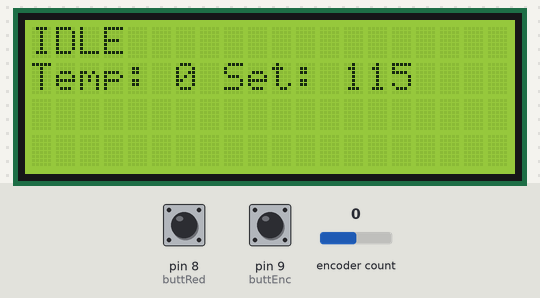
Bench run of a sketch on a simulated Arduino Uno, built with avr-gcc and run on an emulated ATmega328P. Shown: 20×4 character LCD. Inputs (shaded band) come from the test bench; at power-on: encoder count 0, pin 9 (buttEnc) HIGH, pin 8 (buttRed) LOW.

Above: at 1.2 s.
1.3 s: encoder count set to 1
At 1.9 s:
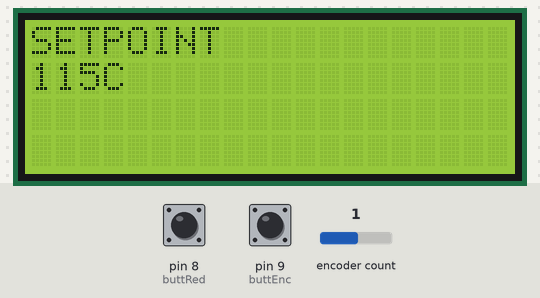
2.8 s: pin 9 (buttEnc) pulled LOW for 0.15 s
At 4.1 s:
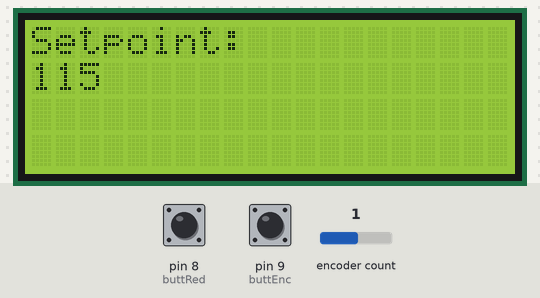
4.4 s: encoder count set to 2
5.9 s: pin 9 (buttEnc) pulled LOW for 1 s
At 6.7 s:
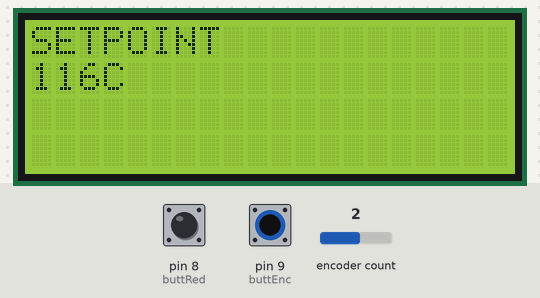
8.4 s: pin 9 (buttEnc) pulled LOW for 3.2 s
At 9.7 s:
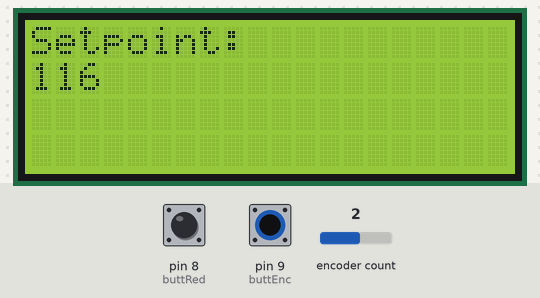
13.1 s: encoder count set to 3
At 14.5 s:
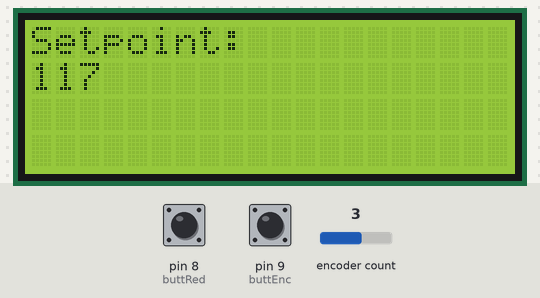
Timing chart, 0 to 15.6 s (numbered marks = the images above; inputs shaded):
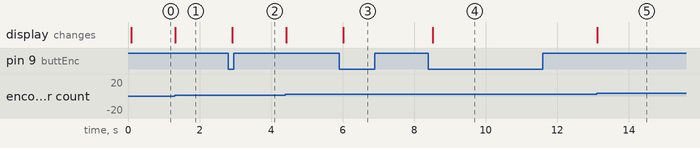

The sketch:

user_interface.ino
```cpp
#include <LiquidCrystal_I2C.h>
#include "micromenu.h"
#include "view.h"
#include "menuIdle.h"
#include "pins.h"
#include <Bounce2.h>
#include <Encoder.h>

Bounce buttonEncoder = Bounce();
Bounce buttonRed = Bounce();

Encoder encoder(encode1, encode2);

uint32_t menuLastTimeoutSeconds = 0;
void menuTimeoutReset() {
    menuLastTimeoutSeconds = millis() / 10;
}

int32_t encoderPos = 0;

void setup() {
	Serial.begin(9600);
	lcd.begin();
	lcd.backlight();
	lcd.clear();
	lcd.setCursor(0,0);

	buttonEncoder.attach(buttEnc);
	buttonEncoder.interval(100);
	buttonRed.attach(buttRed);
	buttonRed.interval(100);

	menuNavigate(&Root_Display);
	menuTimeoutReset();
	encoderPos = encoder.read()/4;
}


void onDownPressed(void) {
    if(isIdleMenu()) {
//        modeOccupiedOn();
        menuNavigate(MENU_NEXT);
    } else if(isDialogMenu()){
        menuGetCurrent()->dialogHandler(EVENT_DOWN);
        menuSetUpdated();
    } else {
        menuNavigate(MENU_NEXT);
    }
    menuSetUpdated();
    menuTimeoutReset();
    lcd.backlight();
}

void onUpPressed(void) {
    if(isIdleMenu()) {
//        modeOccupiedOn();
        menuNavigate(MENU_PREVIOUS);
    } else if(isDialogMenu()){
        menuGetCurrent()->dialogHandler(EVENT_UP);
        menuSetUpdated();
    } else {
        menuNavigate(MENU_PREVIOUS);
    }
    menuSetUpdated();
    menuTimeoutReset();
    lcd.backlight();
}


void onEnterPressed(void) {
    if(isDialogMenu()) {
        const MenuItem_t *curMenu = menuGetCurrent();

        if(isValueSettingDialog()) {
//            lcdPutsToAddr(STR_UPDATING[model.curLanguage], ADDR_LINE2);
            uint32_t updateStart = millis();
            curMenu->dialogHandler(EVENT_ENTER);
            while(millis() - updateStart < 500) {
//                CLRWDT();
                //WAIT
            }
        } else {
            curMenu->dialogHandler(EVENT_ENTER);
        }

        const MenuItem_t *nextMenu = menuGetNext();

        if(&NULL_MENU != nextMenu) {
            menuNavigate(nextMenu);
            menuSetNext(&NULL_MENU);
        } else if(&NULL_MENU != curMenu->parent && 0 != curMenu->parent){
            menuNavigate(curMenu->parent);
        }
    } else {
        menuNavigate(MENU_CHILD);
    }
    menuSetUpdated();
    menuTimeoutReset();
    lcd.backlight();
}

void onCancelPressed(void) {
    if(isIdleMenu()) {
        // if(isOccupied()) {
        //     ledOff();
        //     setOccupied(FALSE);
        // } else {
        //     modeOccupiedOn();
        // }
    } else if(isDialogMenu()){
        menuGetCurrent()->dialogHandler(EVENT_CANCEL);
        menuNavigate(MENU_PARENT);
    } else {
        menuNavigate(MENU_PARENT);
    }
    menuSetUpdated();
    menuTimeoutReset();
    lcd.backlight();
}


void loop() {
    if(menuIsUpdated()) {
        menuDisplay(LANGUAGE_DEFAULT);
    }


    if(buttonEncoder.fell()) {
	   	onEnterPressed();
    }

    if(buttonRed.fell()) {
    	onCancelPressed();
    }

    int32_t encoderNew = encoder.read()/4;

    if(encoderNew > encoderPos) {
    	onUpPressed();
		encoderPos = encoderNew;
    } else if(encoderNew < encoderPos) {
    	onDownPressed();
		encoderPos = encoderNew;
    }


    buttonEncoder.update();
    buttonRed.update();
}
```

menuIdle.h
```cpp
#include "micromenu.h"
#include "model.h"
#define STATE_OPTIONS_MAX 3

const extern MenuItem_t Root_Setpoint;
const extern MenuItem_t Root_Display;
const extern MenuItem_t Root_Weekday;
const extern MenuItem_t Root_Temp;

const extern MenuItem_t Menu_State_Dialog;
const extern MenuItem_t Menu_SetSetpoint_Dialog;

const char * const STR_SETPOINT[]={"SETPOINT"};
const char * const STR_SET_MODE[]={"Set mode:"};
const char * const STR_SET_SETPOINT[]={"Setpoint:"};

//MENU_ITEM(Name, Next, Previous, Parent, Child, GetLine1Func, GetLine2Func, line1, line2)

const char * const STR_STATE[]={"IDLE", "SETPOINT", "PROGRAM", "MANUAL"};

void menuGetState() {
	sprintf(lcdBuf, "%s", STR_STATE[model.state]);
}

void menuGetNumbers() {
	sprintf(lcdBuf, "Temp: %d Set: %d", model.tempCurr, model.tempSetpoint);
}

void stateDialogHandler(uint8_t event) {
    switch(event) {
        case EVENT_SETUP:
            optDialogOptions = states[LANGUAGE_DEFAULT];
            optDialogValue = model.state;
            optDialogOptionsMax = STATE_OPTIONS_MAX;
            break;
        case EVENT_ENTER:
            model.state = optDialogValue;
            //modelSaveByte(model.curLanguage, offsetof(Model_t, curLanguage));
            break;
        default:
            optDialogDefault(event);
    }
}

void setpointDialogHandler(uint8_t event) {
    switch(event) {
        case EVENT_SETUP:
            numDialogValue = model.tempSetpoint;
            numDialogMin = 20;
            numDialogMax = 300;
            break;
        case EVENT_ENTER:
            model.tempSetpoint = numDialogValue;
            //modelSaveWord(model.minTemp, offsetof(Model_t, minTemp));
            break;
        default:
            numDialogDefault(event);
    }
}

void menuGetSetpoint() {
    writeTempTo(lcdBuf, model.tempSetpoint);
}

//MENU_ITEM(Name, Next, Previous, Parent, Child, GetLine1Func, GetLine2Func, line1, line2)

MENU_ITEM(Root_Display, Root_Weekday, Root_Weekday, NULL_MENU, Menu_State_Dialog, menuGetState, menuGetNumbers, NULL, NULL);
MENU_ITEM(Root_Weekday, Root_Display, Root_Display, NULL_MENU, Menu_SetSetpoint_Dialog, NULL, menuGetSetpoint, STR_SETPOINT, NULL);
// MENU_ITEM(Root_Temp, Root_Setpoint, Root_Weekday, NULL_MENU, NULL_MENU, NULL, NULL, STR_TEMP, NULL);
// MENU_ITEM(Root_Setpoint, Root_Display, Root_Temp, NULL_MENU, NULL_MENU, NULL, NULL, STR_SETPOINT, NULL);

//MENU_DIALOG(Name, Parent, GetLine1Func, GetLine2Func, line1, line2, DialogHandlerFunc)
MENU_DIALOG(Menu_State_Dialog, Root_Display, NULL, menuGetOptDialogValue, STR_SET_MODE, NULL, stateDialogHandler);
MENU_DIALOG(Menu_SetSetpoint_Dialog, Root_Weekday, NULL, menuGetNumDialogValue, STR_SET_SETPOINT, NULL, setpointDialogHandler);

uint8_t isIdleMenu() {
    const MenuItem_t *curMenu = menuGetCurrent();
    return 0;
    // return curMenu == &Root_Setpoint ||
    //        curMenu == &Root_Temp ||
    //        curMenu == &Root_Display ||
    //        curMenu == &Root_Weekday;
}
```

micromenu.h
```cpp
#ifndef MICROMENU_H
#define	MICROMENU_H

#include <stdint.h>
#include "menuconfig.h"

/** Type define for a menu item. Menu items should be initialized via the helper
 *  macro \ref MENU_ITEM(), not created from this type directly in user-code.
 */
typedef struct MenuItem {
    const struct MenuItem * const next;
    const struct MenuItem * const previous;
    const struct MenuItem * const parent;
    const struct MenuItem * const child;

    void (* const getLine1)(void);
    void (* const getLine2)(void);
    const char * const *line1;
    const char * const *line2;
    void (* const dialogHandler)(uint8_t event);
} MenuItem_t;

/** Creates a new menu item entry with the specified links and callbacks.
 *
 *  \param[in] Name      Name of the menu entry, must be unique.
 *  \param[in] Next      Name of the next linked menu item, or \ref NULL_MENU if no menu link.
 *  \param[in] Previous  Name of the previous linked menu item, or \ref NULL_MENU if no menu link.
 *  \param[in] Parent    Name of the parent linked menu item, or \ref NULL_MENU if no menu link.
 *  \param[in] Child     Name of the child linked menu item, or \ref NULL_MENU if no menu link.
 *  \param[in] SelectFunc  Function callback to execute when the menu item is selected, or \c NULL for no callback.
 *  \param[in] EnterFunc   Function callback to execute when the menu item is entered, or \c NULL for no callback.
 */
#define MENU_ITEM(Name, Next, Previous, Parent, Child, GetLine1Func, GetLine2Func, line1, line2) \
        const extern MenuItem_t MENU_ITEM_STORAGE Next;     \
        const extern MenuItem_t MENU_ITEM_STORAGE Previous; \
        const extern MenuItem_t MENU_ITEM_STORAGE Parent;   \
        const extern MenuItem_t MENU_ITEM_STORAGE Child;  \
        const MenuItem_t MENU_ITEM_STORAGE Name = {&Next, &Previous, &Parent, &Child, GetLine1Func, GetLine2Func, line1, line2, NULL}

#define MENU_DIALOG(Name, Parent, GetLine1Func, GetLine2Func, line1, line2, DialogHandlerFunc) \
        const extern MenuItem_t MENU_ITEM_STORAGE Parent;   \
        const MenuItem_t MENU_ITEM_STORAGE Name = {&NULL_MENU, &NULL_MENU, &Parent, &NULL_MENU, GetLine1Func, GetLine2Func, line1, line2, DialogHandlerFunc}

/** Relative navigational menu entry for \ref Menu_Navigate(), to move to the menu parent. */
#define MENU_PARENT         MENU_ITEM_READ_POINTER(menuGetCurrent()->parent)

/** Relative navigational menu entry for \ref Menu_Navigate(), to move to the menu child. */
#define MENU_CHILD          MENU_ITEM_READ_POINTER(menuGetCurrent()->child)

/** Relative navigational menu entry for \ref Menu_Navigate(), to move to the next linked menu item. */
#define MENU_NEXT           MENU_ITEM_READ_POINTER(menuGetCurrent()->next)

/** Relative navigational menu entry for \ref Menu_Navigate(), to move to the previous linked menu item. */
#define MENU_PREVIOUS       MENU_ITEM_READ_POINTER(menuGetCurrent()->previous)

/** Null menu entry, used in \ref MENU_ITEM() definitions where no menu link is to be made. */
extern const MenuItem_t NULL_MENU;

/** Retrieves the currently selected meny item.
 *
 *  \return Pointer to the currently selected meny item.
 */
const MenuItem_t* menuGetCurrent(void);
const MenuItem_t* menuGetNext(void);
void menuSetNext(const MenuItem_t*);
/** Navigates to an absolute or relative menu entry.
 *
 * \param[in] NewMenu  Pointer to the absolute menu item to select, or one of \ref MENU_PARENT,
 *                     \ref MENU_CHILD, \ref MENU_NEXT or \ref MENU_PREVIOUS for relative navigation.
 */
void menuNavigate(const MenuItem_t* NewMenu);

extern uint8_t menuUpdated;
#define menuIsUpdated() (menuUpdated)
#define menuSetUpdated() menuUpdated = 1
#define menuDisplayed() menuUpdated = 0

const MenuItem_t NULL_MENU = {0, 0, 0, 0, 0, 0, 0, 0, 0};

uint8_t menuUpdated;

/** \internal
 *  Pointer to the currently selected menu item.
 */
static const MenuItem_t* CurrentMenuItem = (MenuItem_t*) &NULL_MENU;

static const MenuItem_t* NextMenuItem = (MenuItem_t*) &NULL_MENU;


const MenuItem_t* menuGetCurrent(void) {
    return CurrentMenuItem;
}

const MenuItem_t* menuGetNext(void) {
    return NextMenuItem;
}

void menuSetNext(const MenuItem_t* next) {
    NextMenuItem = next;
}

void menuNavigate(const MenuItem_t* NewMenu) {
    if ((NewMenu == &NULL_MENU) || (NewMenu == NULL))
        return;

    CurrentMenuItem = NewMenu;
        if(CurrentMenuItem->dialogHandler) {
            CurrentMenuItem->dialogHandler(7);
        }
        menuUpdated = 1;
}


#endif	/* MICROMENU_H */
```

model.h
```cpp
#ifndef __MODEL_H
#define __MODEL_H

typedef enum {
    STATE_IDLE,
    STATE_SETPOINT,
    STATE_PROGRAM,
    STATE_MANUAL
} State_t;

typedef struct {
    int16_t tempCurr;
    int16_t tempSetpoint;

    uint8_t pidP;
    uint8_t pidI;
    uint8_t pidD;
    State_t state;
} Model_t;

Model_t model = {0, 115, 10, 20, 30, STATE_IDLE};

const char * const states[1][4] = {{"IDLE", "SETPOINT", "PROGRAM", "MANUAL"}};

#endif
```

view.h
```cpp
#ifndef VIEW_H
#define	VIEW_H

#include <stdio.h>
#include <string.h>
#include <stdlib.h>

#include <LiquidCrystal_I2C.h>

#include "micromenu.h"

#define LANGUAGE_DEFAULT 0

#define EVENT_UP        1
#define EVENT_DOWN      2
#define EVENT_LEFT      3
#define EVENT_RIGHT     4
#define EVENT_ENTER     5
#define EVENT_CANCEL    6
#define EVENT_SETUP     7

char lcdBuf[17];
LiquidCrystal_I2C lcd(0x27,20,4);


void writeTempTo(char* buf, int temp);

uint8_t isValueSettingDialog();
uint8_t isFrequentUpdateMenu();
// void menuCursorControl(const MenuItem_t *curMenu);
void menuDisplay(uint8_t language);
// void writeTimeTo(char* buf, uint8_t hours, uint8_t minutes, uint8_t format);
// void writeConvertedTempTo(char* buf, int temp, uint8_t scale);
uint8_t isDialogMenu();
uint8_t isIdleMenu();
uint8_t isControlBlockingMenu();

extern uint8_t cursorPos;

extern int8_t optDialogValue;
extern int8_t optDialogOptionsMax;
extern int numDialogValue;
extern int numDialogMin;
extern int numDialogMax;

void menuGetNumDialogTemp();
void menuGetNumDialogValue();

extern const char * const * optDialogOptions;
void menuGetOptDialogValue();

void numDialogDefault(uint8_t event);
void optDialogDefault(uint8_t event);

void writeTempTo(char* buf, int temp) {
    sprintf(buf, "%dC", temp);
}


const char * const STR_EMPTY = "";

void menuDisplay(uint8_t language) {
    const MenuItem_t *curMenu = menuGetCurrent();
    char line1buf[17];
    char line2buf[17];

    if(NULL != curMenu->line1) {
        strcpy(lcdBuf, curMenu->line1[language]);
    } else if(NULL != curMenu->getLine1) {
        curMenu->getLine1();
    } else {
    	strcpy(lcdBuf, STR_EMPTY);
    }
    strcpy(line1buf, lcdBuf);

    if(NULL != curMenu->line2) {
        strcpy(lcdBuf, curMenu->line2[language]);
    } else if(NULL != curMenu->getLine2) {
        curMenu->getLine2();
    } else {
    	strcpy(lcdBuf, STR_EMPTY);
    }
    strcpy(line2buf, lcdBuf);

    // lcdWriteCmd(CLEAR_DISPLAY);
    // lcdPutsToAddr(line1buf, ADDR_LINE1);
    // lcdPutsToAddr(line2buf, ADDR_LINE2);

    lcd.clear();
    lcd.setCursor(0, 0);
    lcd.print(line1buf);
    lcd.setCursor(0, 1);
    lcd.print(line2buf);

    // menuCursorControl(curMenu);

    menuDisplayed();
}


uint8_t isFrequentUpdateMenu() {
    const MenuItem_t *curMenu = menuGetCurrent();
    return 0;
    // return curMenu == &Root_Temp ||
    //        curMenu == &Install_Sensors_Room_Display ||
    //        curMenu == &Install_Sensors_Floor_Display ||
    //        curMenu == &Install_Sensors_Limit_Display ||
    //        curMenu == &Install_Gfi_Measure_Display;
}

uint8_t isControlBlockingMenu() {
    const MenuItem_t *curMenu = menuGetCurrent();
    return 0;
    // return curMenu == &Install_Gfi_Measure_Display ||
    //        curMenu == &Install_Gfi_Test_Display;
}

uint8_t isValueSettingDialog() {
    const MenuItem_t *curMenu = menuGetCurrent();
    return 0;
    // return curMenu != &Schedule_Weekday_Dialog &&
    //         curMenu != &Schedule_Slot_Dialog &&
    //         curMenu != &Schedule_SlotStart_Dialog &&
    //         curMenu != &Schedule_SlotEnd_Dialog &&
    //         curMenu != &Install_Gfi_Measure_Display &&
    //         curMenu != &Install_Gfi_Test_Display;
}

uint8_t isDialogMenu() {
    const MenuItem_t* curMenu = menuGetCurrent();
    return 0!= curMenu->dialogHandler;
}


uint8_t cursorPos=0;

int numDialogValue = 0;
int numDialogMin = 0;
int numDialogMax = 0;

int8_t optDialogValue = 0;
int8_t optDialogOptionsMax = 0;

void menuGetNumDialogTemp() {
    writeTempTo(lcdBuf, numDialogValue);
}

void menuGetNumDialogValue() {
    sprintf(lcdBuf, "%d", numDialogValue);
//    itoa(lcdBuf, numDialogValue, 10);
}


const char * const * optDialogOptions;

void menuGetOptDialogValue() {
    strcpy(lcdBuf, optDialogOptions[optDialogValue]);
}

void numDialogDefault(uint8_t event) {
    switch(event) {
        case EVENT_UP:
            numDialogValue++;
            if(numDialogValue > numDialogMax) {
                numDialogValue = numDialogMin;
            }
            break;
        case EVENT_DOWN:
            numDialogValue--;
            if(numDialogValue < numDialogMin) {
                numDialogValue = numDialogMax;
            }
    }
}

void optDialogDefault(uint8_t event) {
    switch(event){
        case EVENT_UP:
            optDialogValue++;
            if(optDialogValue > optDialogOptionsMax) {
                optDialogValue = 0;
            }
            break;
        case EVENT_DOWN:
            optDialogValue--;
            if(optDialogValue < 0) {
                optDialogValue = optDialogOptionsMax;
            }
    }
}

#endif	/* VIEW_H */
```

menuconfig.h
```cpp
/*
 * File:   menuconfig.h
 * Author: miceuz
 *
 * Created on January 8, 2015, 3:51 PM
 */

#ifndef MENUCONFIG_H
#define	MENUCONFIG_H

	/** Configuration for the desired memory storage location of created menu items.
	 *  This may be configured to locate the menus into FLASH memory space, SRAM, or
	 *  any other suitable memory space.
	 */
	#define MENU_ITEM_STORAGE

	/** Configuration for the macro or function required to read out a pointer from
	 *  the memory storage space set by \ref MENU_ITEM_STORAGE.
	 *
	 *  \param[in] Addr  Address of the pointer to read
	 */
	#define MENU_ITEM_READ_POINTER(Addr)   (Addr)


#endif	/* MENUCONFIG_H */
```

pins.h
```cpp
static const byte buttEnc = 9;
static const byte buttRed = 8;
static const byte encode1 = 2;
static const byte encode2 = 3;
```

Measured:
- after the input at 1.3 s, the display: changes at once (image 1)
- after the input at 2.8 s, the display: changes after 0.12 s (image 2)
- after the input at 5.9 s, the display: changes after 0.12 s (image 3)
- after the input at 8.4 s, the display: changes after 0.12 s (image 4)
- after the input at 13.1 s, the display: changes at once (image 5)
